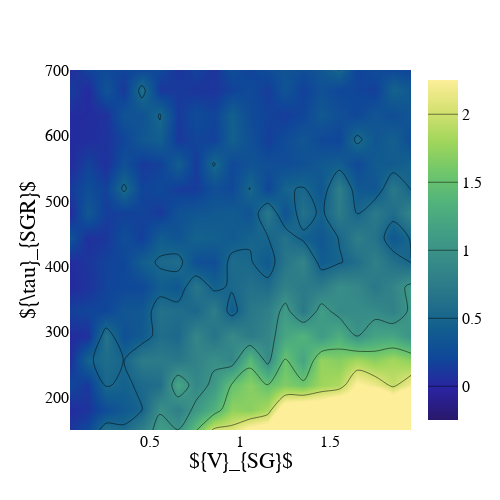

Here is the notebook cell this chart was saved with:
### Code cell
## figure 6
## data maps for parameters, Energy DEPENDENT

direc = './stiff_results/dynamicTS/'
# fname = 'energy_dependent_LHS_n3'
fname = 'energy_dependent_LHS_ng_all'
# fname2 = 'energy_dependent_LHS_ng2'
# fname2 = 'static_paramtest_SG_SR_tautest_n4'

allDF = pd.read_csv(direc + fname +'.csv')
# allDF2 = pd.read_csv(direc + fname2 +'.csv')
input_prof = np.load(direc + fname + '_inputs.npy', allow_pickle=True)
# input_prof2 = np.load(direc + fname2 + '_inputs.npy', allow_pickle=True)

# allDF = pd.concat((allDF, allDF2))
# input_prof = np.concatenate((input_prof, input_prof2))

allDF = allDF.reset_index(drop=True)
print(allDF.head(1))
print(len(allDF))

# allDF.to_csv('energy_dependent_LHS_ng_all'+'.csv')
# np.save('energy_dependent_LHS_ng_all'+'_inputs.npy', input_prof)

# sys.exit()


prettylabel = {
                        #'prime_time':'$t_{prime}$', 
                        'tau_R0':'${\\tau}_{SGR}$', 
                        'TV0SG':'${V}_{SG}$',
                        'TV0SR':'${V}_{SR}$',
                        'm0':'${m}_{0}$',
                        'tau':'${\\tau}$',
                        'delta_prime':'${\Delta}_{prime}$',
                        'delta_mem':'${\Delta}_{mem}$', 
                        'delta_tot':'${\Delta}_{tot}$',
                        'n':'n'
                        }

allDF['delta_prime'] = (allDF['prime_stiff'] - allDF['m_c'] * allDF['m0']) / allDF['m0']
allDF['delta_mem'] = (allDF['m_c'] * allDF['m0'] - allDF['mem_stiff']) / allDF['m0']
allDF['delta_tot'] = allDF['delta_prime'] + allDF['delta_mem']
allDF['tm_over_tp'] = allDF['mem_time'] / allDF['prime_time']

# allDF.to_csv('./stiff_results/energy_dependent_LHS_ng_addcols.csv')
# sys.exit()

memDF = allDF.loc[allDF['mem_time'] > 0.].loc[allDF['mem_time'].notna()]

# memDF[subcols].apply(lambda x: x - x.mean()/x.std(), axis=0)

subcols = ['tau', 'tau_R0', 'TV0SG', 'TV0SR', 'delta_prime', 'delta_mem', 'delta_tot', 'n'] # 'm0','tau',
# subcols = ['tau', 'tau_R0', 'TV0SG', 'TV0SR', 'delta_prime', 'delta_mem', 'delta_tot']

# memDF[subcols + ['tm_over_tp']] = memDF[subcols + ['tm_over_tp']].apply(lambda x: x - x.mean()/x.std(), axis=0)

fig, ax = plt.subplots(1,1,figsize=(7, 6))
mem_corr = plot_memcorr(memDF, subcols, prettylabel, ax)
mem_corr = mem_corr.iloc[mem_corr.abs().argsort()]
heat_cols = mem_corr.index.values[-2:]
print(heat_cols)

heat_cols = ['TV0SG', 'tau_R0']
fig2 = plot_groupedDF_heatmap(memDF[subcols + ['tm_over_tp']], heat_cols, prettylabel, [None, [150,700]])

plt.show()
fig2.show()

saveall = False
if saveall:
    direc = os.getcwd() + '/figures/figure6/'

    fname1 = direc + "energyNG_spearman_corrs_v2.png"
    print(fname1)
    fig.savefig(fname1, format='png', dpi=600)
    
    fname2 = direc + "energyNG_heatmap_v2.png"
    fig2.write_image(fname2, scale = 1.5, engine='kaleido')

### Figure 1 — Plotly figure (JSON) as saved in the notebook; plotly's stock layout.template omitted (floating-point values rounded to 4 significant figures; data arrays with more than 128 entries replaced by an {"elided": "..."} marker saying what was removed)
{"data": [{"colorscale": [[0, "rgb(41, 24, 107)"], [0.09091, "rgb(42, 35, 160)"], [0.1818, "rgb(15, 71, 153)"], [0.2727, "rgb(18, 95, 142)"], [0.3636, "rgb(38, 116, 137)"], [0.4545, "rgb(53, 136, 136)"], [0.5455, "rgb(65, 157, 133)"], [0.6364, "rgb(81, 178, 124)"], [0.7273, "rgb(111, 198, 107)"], [0.8182, "rgb(160, 214, 91)"], [0.9091, "rgb(212, 225, 112)"], [1, "rgb(253, 238, 153)"]], "contours": {"coloring": "heatmap", "end": 2, "size": 0.5, "start": 0}, "line": {"smoothing": 0.85}, "type": "contour", "x": {"elided": "400 float values"}, "y": {"elided": "400 float values"}, "z": {"elided": "400 float values"}}], "layout": {"autosize": true, "font": {"color": "#000000", "family": "Cambria", "size": 16}, "height": 500, "margin": {"b": 70, "l": 70, "r": 70, "t": 70}, "width": 500, "xaxis": {"range": [0.05901, 1.95], "title": {"font": {"family": "Cambria", "size": 22}, "standoff": 3, "text": "${V}_{SG}$"}}, "yaxis": {"range": [150, 700], "title": {"font": {"family": "Cambria", "size": 22}, "standoff": 3, "text": "${\\tau}_{SGR}$"}}}}
